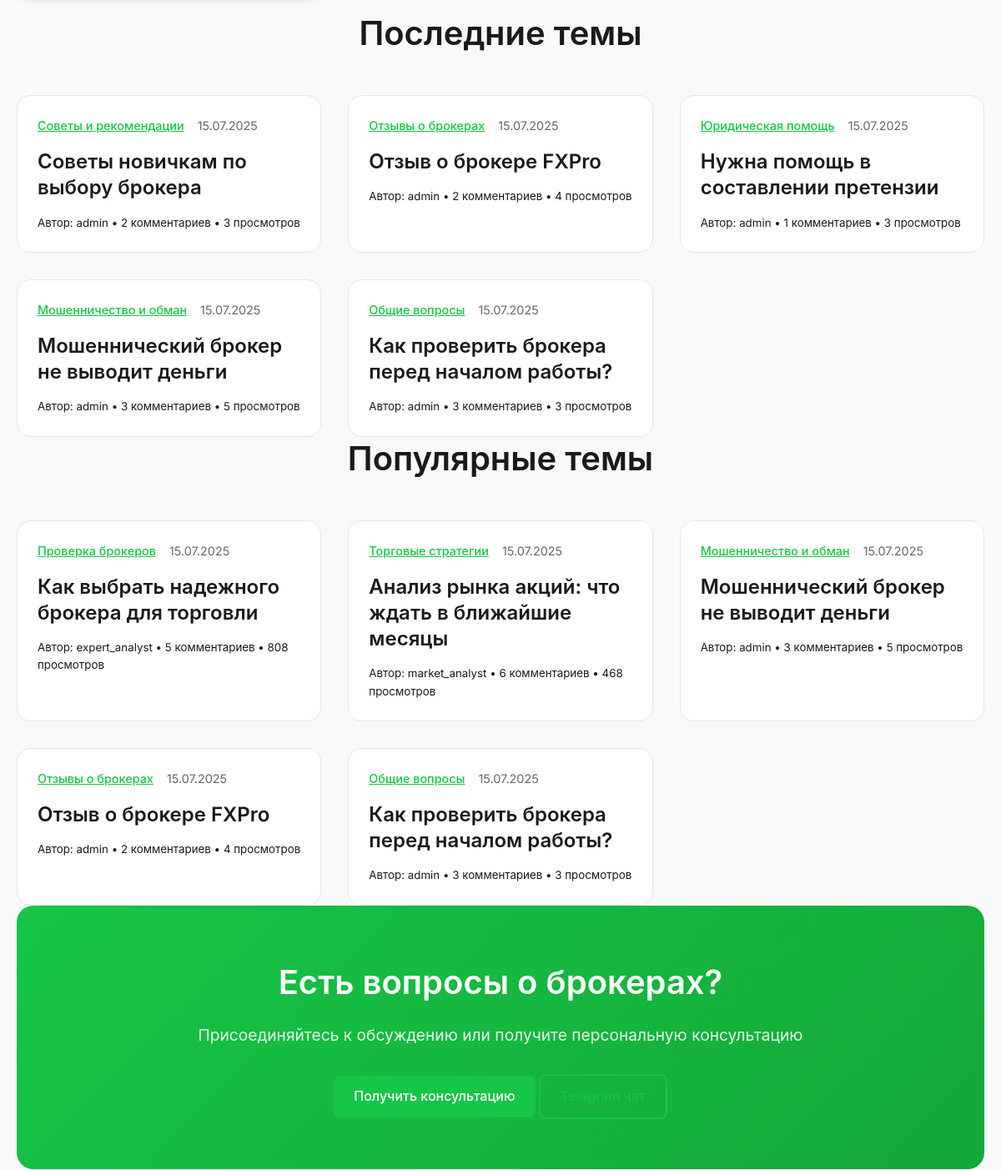
Before: /forum/ (middle part) with the older database file.
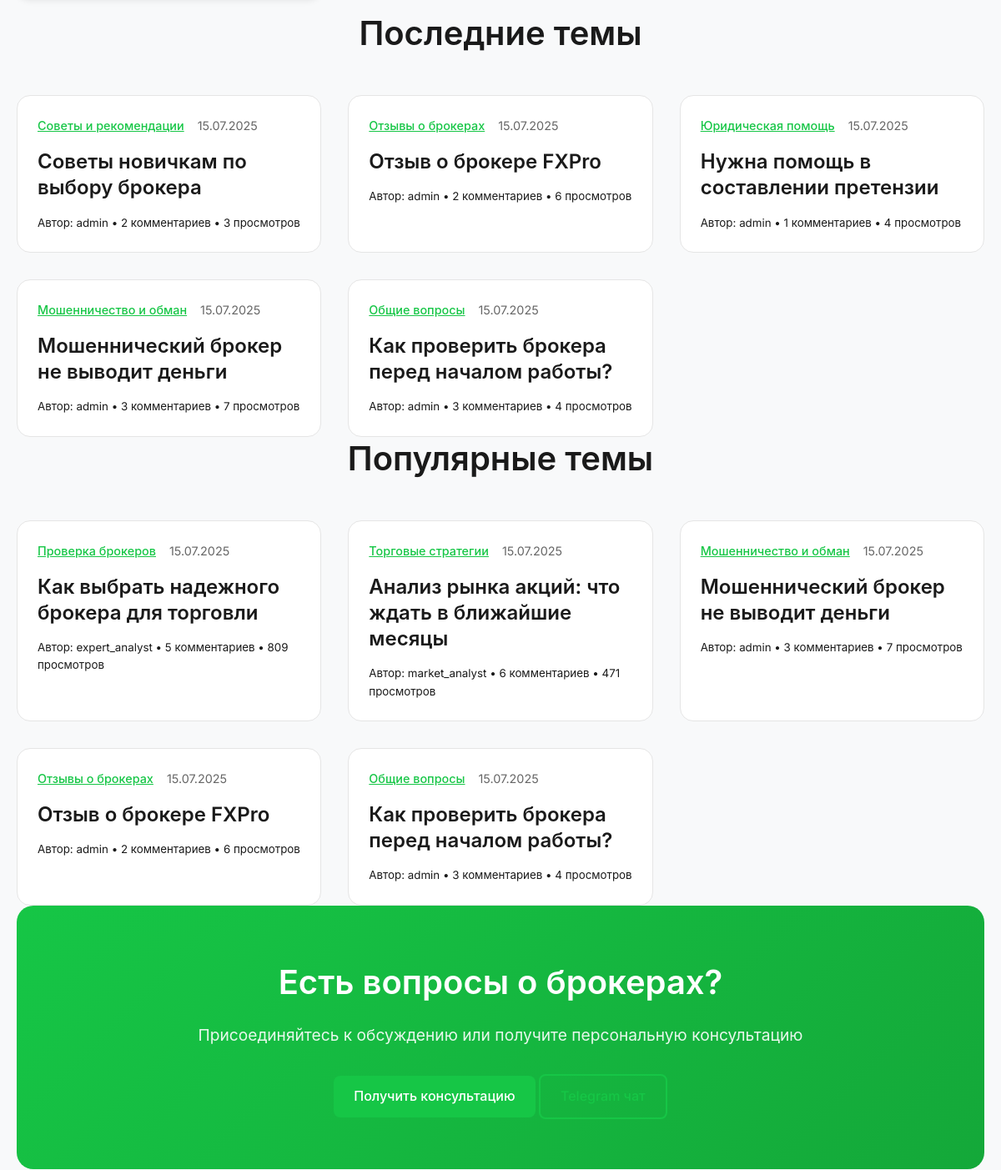
After: the same page with the newer database file.
### forum/models.py (models this page shows, shortened)
class ForumTopic(models.Model):
    STATUS_CHOICES = [
        ('open', 'Открытая'),
        ('closed', 'Закрытая'),
        ('pinned', 'Закрепленная'),
    ]
    title = models.CharField(max_length=200, verbose_name="Заголовок")
    slug = models.SlugField(max_length=200, unique=True, verbose_name="URL")
    content = RichTextField(verbose_name="Содержание")
    category = models.ForeignKey(
        ForumCategory,
        on_delete=models.CASCADE,
        related_name='topics',
        verbose_name="Категория"
    )
    author = models.ForeignKey(
        User,
        on_delete=models.CASCADE,
        related_name='forum_topics',
        verbose_name="Автор"
    )
    status = models.CharField(
        max_length=10,
        choices=STATUS_CHOICES,
        default='open',
        verbose_name="Статус"
    )
    is_active = models.BooleanField(default=True, verbose_name="Активна")
    views_count = models.PositiveIntegerField(default=0, verbose_name="Просмотры")
    meta_title = models.CharField(max_length=60, blank=True, verbose_name="Meta Title")
    meta_description = models.CharField(max_length=160, blank=True, verbose_name="Meta Description")
    meta_keywords = models.CharField(max_length=255, blank=True, verbose_name="Meta Keywords")
    created_at = models.DateTimeField(auto_now_add=True, verbose_name="Создано")
    updated_at = models.DateTimeField(auto_now=True, verbose_name="Обновлено")
    class Meta:
        verbose_name = "Тема форума"
        verbose_name_plural = "Темы форума"
        ordering = ['-created_at']

class ForumCategory(models.Model):
    name = models.CharField(max_length=100, verbose_name="Название категории")
    slug = models.SlugField(max_length=100, unique=True, verbose_name="URL")
    description = models.TextField(blank=True, verbose_name="Описание")
    icon = models.CharField(max_length=50, blank=True, verbose_name="Иконка (emoji)")
    order = models.IntegerField(default=0, verbose_name="Порядок")
    is_active = models.BooleanField(default=True, verbose_name="Активна")
    meta_title = models.CharField(max_length=60, blank=True, verbose_name="Meta Title")
    meta_description = models.CharField(max_length=160, blank=True, verbose_name="Meta Description")
    meta_keywords = models.CharField(max_length=255, blank=True, verbose_name="Meta Keywords")
    created_at = models.DateTimeField(auto_now_add=True, verbose_name="Создано")
    updated_at = models.DateTimeField(auto_now=True, verbose_name="Обновлено")
    class Meta:
        verbose_name = "Категория форума"
        verbose_name_plural = "Категории форума"
        ordering = ['order', 'name']

### forum/views.py (the view)
# urls.py: path('', views.ForumIndexView.as_view(), name='index'),
class ForumIndexView(ListView):
    model = ForumCategory
    template_name = 'forum/index.html'
    context_object_name = 'categories'
    def get_queryset(self):
        return ForumCategory.objects.filter(is_active=True).annotate(
            topics_count=Count('topics', filter=Q(topics__is_active=True)),
            posts_count=Count('topics__posts', filter=Q(topics__posts__is_approved=True))
        )
    def get_context_data(self, **kwargs):
        context = super().get_context_data(**kwargs)
        context['recent_topics'] = ForumTopic.objects.filter(is_active=True).order_by('-created_at')[:5]
        context['popular_topics'] = ForumTopic.objects.filter(is_active=True).order_by('-views_count')[:5]
        return context

### content/context_processors.py (called while the page is built)
def site_settings(request):
    return {
        'site_settings': SiteSettings.objects.first(),
        'contact_info': ContactInfo.objects.first(),
        'about_us': AboutUs.objects.first(),
        'our_mission': OurMission.objects.all(),
        'our_team': OurTeam.objects.all(),
        'our_values': OurValues.objects.all()
    }

### templates/forum/index.html (shortened to what this page needs)
{% extends 'base.html' %}
{% load static %}
{% block content %}
<section class="about-section">
    <div class="container">
        <div class="row">
            <div class="col-12">
                <div class="services__grid">
                </div>
            </div>
        </div>
        {% if recent_topics %}
        <div class="row mt-5">
            <div class="col-12">
                <h2 class="section-title">Последние темы</h2>
                <div class="blog__grid">
                    {% for topic in recent_topics %}
                    <article class="blog-post">
                        <div class="blog-post__content">
                            <div class="blog-post__meta">
                                <span class="blog-post__category">
                                    <a href="{% url 'forum:category_detail' topic.category.slug %}">
                                        {{ topic.category.name }}
                                    </a>
                                </span>
                                <span class="blog-post__date">{{ topic.created_at|date:"d.m.Y" }}</span>
                            </div>
                            <h3 class="blog-post__title">
                                <a href="{% url 'forum:topic_detail' topic.slug %}">
                                    {{ topic.title }}
                                </a>
                            </h3>
                            <div class="blog-post__footer">
                                <small class="text-muted">
                                    Автор: {{ topic.author.username }} •
                                    {{ topic.posts.count }} комментариев •
                                    {{ topic.views_count }} просмотров
                                </small>
                            </div>
                        </div>
                    </article>
                    {% endfor %}
                </div>
            </div>
        </div>
        {% endif %}
        {% if popular_topics %}
        <div class="row mt-5">
            <div class="col-12">
                <h2 class="section-title">Популярные темы</h2>
                <div class="blog__grid">
                    {% for topic in popular_topics %}
                    <article class="blog-post">
                        <div class="blog-post__content">
                            <div class="blog-post__meta">
                                <span class="blog-post__category">
                                    <a href="{% url 'forum:category_detail' topic.category.slug %}">
                                        {{ topic.category.name }}
                                    </a>
                                </span>
                                <span class="blog-post__date">{{ topic.created_at|date:"d.m.Y" }}</span>
                            </div>
                            <h3 class="blog-post__title">
                                <a href="{% url 'forum:topic_detail' topic.slug %}">
                                    {{ topic.title }}
                                </a>
                            </h3>
                            <div class="blog-post__footer">
                                <small class="text-muted">
                                    Автор: {{ topic.author.username }} •
                                    {{ topic.posts.count }} комментариев •
                                    {{ topic.views_count }} просмотров
                                </small>
                            </div>
                        </div>
                    </article>
                    {% endfor %}
                </div>
            </div>
        </div>
        {% endif %}
        <div class="row mt-5">
            <div class="col-12 text-center">
                <div class="contact-cta">
                    <h3 class="contact-cta__title">Есть вопросы о брокерах?</h3>
                    <p class="contact-cta__description">
                        Присоединяйтесь к обсуждению или получите персональную консультацию
                    </p>
                    <div class="d-flex justify-content-center gap-3">
                        <a href="#" onclick="openConsultationForm(); return false;" class="btn btn--primary">
                            Получить консультацию
                        </a>
                        <a href="https://t.me/brokercontrol" target="_blank" class="btn btn--secondary">
                        </a>
                    </div>
                </div>
            </div>
        </div>
    </div>
</section>
{% endblock %}

### templates/base.html (shortened to what this page needs)
{% load static %}
<!DOCTYPE html>
<html lang="ru">
<head>
    <link rel="stylesheet" href="{% static 'css/styles.css' %}?v=1">
    <link rel="stylesheet" href="https://cdnjs.cloudflare.com/ajax/libs/intl-tel-input/17.0.8/css/intlTelInput.css">
</head>
<body>
    {% block content %}{% endblock %}
</body>
</html>

### templates/consultations/header.html (shortened to what this page needs)
{% load static %}

### templates/includes/cons_form.html (shortened to what this page needs)
{% load static %}

### templates/includes/consultation_form.html (shortened to what this page needs)
{% load static %}

### templates/consultations/footer.html (shortened to what this page needs)
{% load static %}

### templates/includes/modal_consultation_form.html (shortened to what this page needs)
{% load static %}

Changed rows visible on the page:
changed ForumTopic "Отзыв о брокере FXPro": views_count "4" → "6"
changed ForumTopic "Нужна помощь в составлении претензии": views_count "3" → "4"
changed ForumTopic "Мошеннический брокер не выводит деньги": views_count "5" → "7"
changed ForumTopic "Как проверить брокера перед началом работы?": views_count "3" → "4"
changed ForumTopic "Как выбрать надежного брокера для торговли": views_count "808" → "809"
changed ForumTopic "Анализ рынка акций: что ждать в ближайшие месяцы": views_count "468" → "471"
